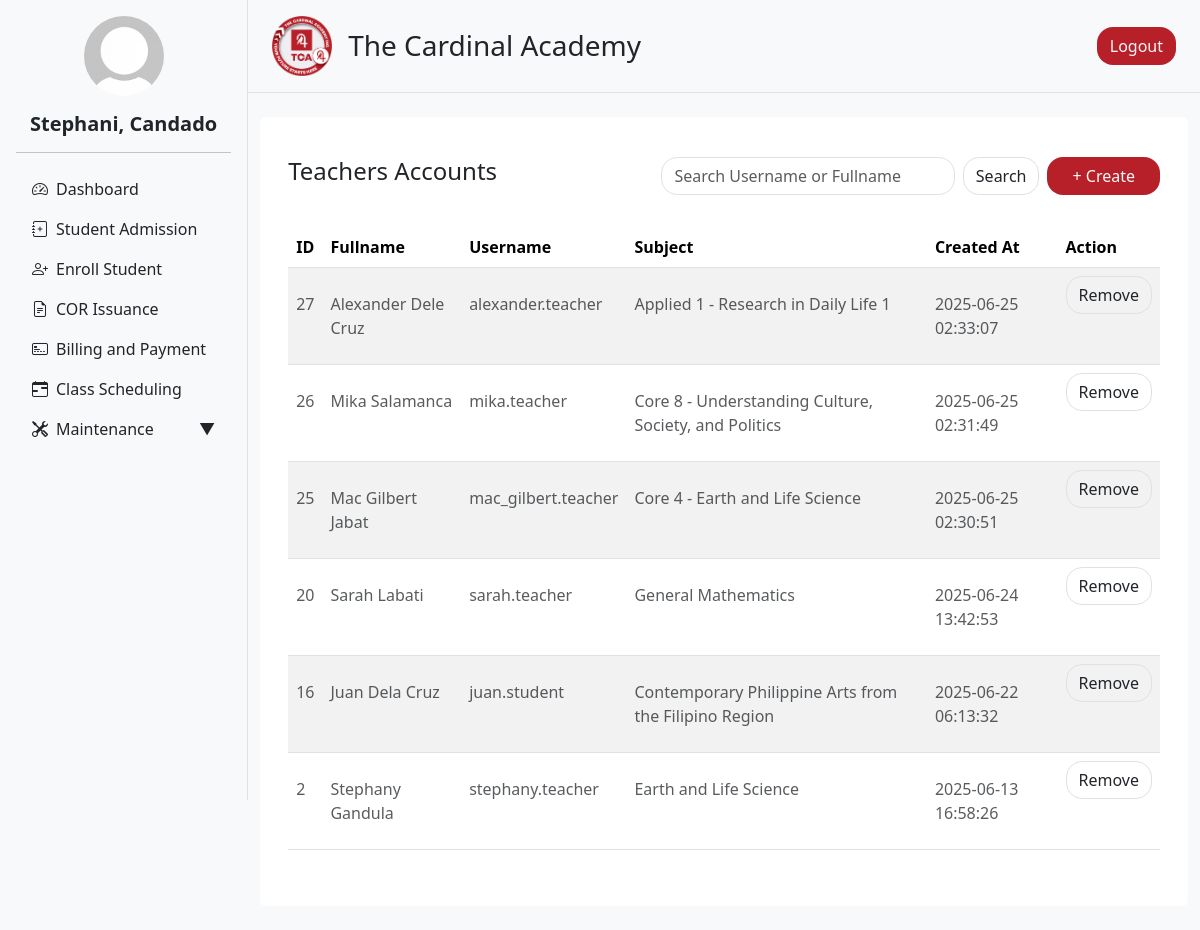
The page /admin/teacher.php?status=invalid_access (signed in) on the database its author committed.
### tables this page shows
CREATE TABLE `users` (
  `user_id` int(11) NOT NULL,
  `acc_type` enum('admin','teacher','parent','student') NOT NULL,
  `username` varchar(50) NOT NULL,
  `email` varchar(100) NOT NULL,
  `password` varchar(255) NOT NULL,
  `first_name` varchar(50) NOT NULL,
  `last_name` varchar(50) NOT NULL,
  `gender` enum('male','female','other') DEFAULT NULL,
  `birthdate` date DEFAULT NULL,
  `phone_number` varchar(20) DEFAULT NULL,
  `address` text DEFAULT NULL,
  `created_at` timestamp NOT NULL DEFAULT current_timestamp(),
  `updated_at` timestamp NOT NULL DEFAULT current_timestamp() ON UPDATE current_timestamp(),
  `profile` varchar(255) NOT NULL,
  `rfid` int(100) DEFAULT NULL,
  `enroll_id` int(11) NOT NULL,
  `acc_status` varchar(100) NOT NULL DEFAULT 'active',
  `subject` varchar(1000) DEFAULT NULL,
  `section_id` int(100) DEFAULT NULL
);

### admin/user_info.php (called while the page is built, shortened)
<?php
include '../db_connection.php';
function getUserInfo() {
    global $conn;
    $user_id = $_SESSION['user_id'];
    $sql = "SELECT first_name, last_name, profile FROM users WHERE user_id = ?";
    $stmt = $conn->prepare($sql);
    $stmt->bind_param("i", $user_id);
    $stmt->execute();
    $result = $stmt->get_result();
    $user = $result->fetch_assoc();
    $full_name = htmlspecialchars($user['first_name'] . ', ' . $user['last_name']);
    $profile_image = !empty($user['profile'])
        ? '../static/uploads/' . htmlspecialchars($user['profile'])
        : '../static/uploads/default_profile.jpg';
    return [
        'full_name' => $full_name,
        'profile_image' => $profile_image
    ];
}
?>

### admin/teacher.php (the view, shortened to what this page needs)
<?php include '../db_connection.php'; ?>
<?php
$limit = 10;
$page = isset($_GET['page']) && is_numeric($_GET['page']) ? (int) $_GET['page'] : 1;
$search = isset($_GET['search']) ? trim($_GET['search']) : '';
$offset = ($page - 1) * $limit;
$query = "SELECT
            user_id,
            CONCAT(first_name, ' ', last_name) AS fullname,
            username,
            created_at,
            subject
          FROM users
          WHERE acc_type = 'teacher' AND (
              username LIKE '%$search%'
              OR CONCAT(first_name, ' ', last_name) LIKE '%$search%'
          )
          ORDER BY created_at DESC
          LIMIT $limit OFFSET $offset";
$result = mysqli_query($conn, $query);
?>
<!DOCTYPE html>
<html lang="en">
<head>
  <?php include 'header.php'; ?>
</head>
<body>
<div class="d-flex flex-row bg-light">
  <?php include 'navigation.php'; ?>
  <div class="content flex-grow-1">
    <?php include 'nav_top.php'; ?>
    <div class="container my-4">
      <div class="row g-4">
        <div class="col-12">
          <div class="rounded p-3 bg-white">
            <div class="container my-4">
              <div class="row mb-3">
                <div class="col-12 col-md-5">
                  <h4>Teachers Accounts</h4>
                </div>
                <div class="col-12 col-md-7 d-flex justify-content-between align-items-center flex-wrap gap-2">
                  <form method="GET" action="" class="flex-grow-1">
                    <div class="input-group">
                      <input
                        class="form-control rounded rounded-4"
                        type="text"
                        name="search"
                        value="<?= htmlspecialchars($search ?? '') ?>"
                        placeholder="Search Username or Fullname"
                      >
                      <button class="btn border ms-2 rounded rounded-4" type="submit">Search</button>
                    </div>
                  </form>
                  <a href="create_teacher.php?nav_drop=true" class="btn bg-main text-light rounded rounded-4 px-4">
                    + Create
                  </a>
                </div>
                <div class="col-12 pt-3">
                </div>
              </div>
              <div class="table-responsive">
                <table class="table table-striped table-hover" style="cursor: pointer">
                  <thead>
                    <tr>
                      <th>ID</th>
                      <th>Fullname</th>
                      <th>Username</th>
                      <th>Subject</th>
                      <th>Created At</th>
                      <th>Action</th>
                    </tr>
                  </thead>
                  <tbody>
                    <?php if (mysqli_num_rows($result) > 0): ?>
                      <?php while ($row = mysqli_fetch_assoc($result)): ?>
                        <tr class="clickable-row" data-id="<?= $row['user_id'] ?>">
                          <td><p class="text-muted pt-3 pb-3 mb-0"><?= htmlspecialchars($row['user_id']) ?></p></td>
                          <td><p class="text-muted pt-3 pb-3 mb-0"><?= htmlspecialchars($row['fullname']) ?></p></td>
                          <td><p class="text-muted pt-3 pb-3 mb-0"><?= htmlspecialchars($row['username']) ?></p></td>
                          <td>
  <p class="text-muted pt-3 pb-3 mb-0">
    <?= !empty($row['subject']) ? htmlspecialchars($row['subject']) : 'No Subject Assign' ?>
  </p>
</td>
                          <td><p class="text-muted pt-3 pb-3 mb-0"><?= htmlspecialchars($row['created_at']) ?></p></td>
                          <td>
                            <a href="delete_teacher.php?id=<?= urlencode($row['user_id']) ?>"
                              class="btn border rounded rounded-4"
                              onclick="return confirm('Are you sure you want to remove this teacher?');">
                              Remove
                            </a>
                          </td>
                          </tr>
                      <?php endwhile; ?>
                    <?php else: ?>
                      <tr>
                        <td colspan="5"><p class="text-muted text-center pt-3 pb-3 mb-0">No student data available</p></td>
                      </tr>
                    <?php endif; ?>
                  </tbody>
                </table>
              </div>
            </div>
          </div>
        </div>
      </div>
    </div>
  </div>
</div>
</body>
</html>

### static/css/styles.css (style rules this page uses)
.content { width: 80%; }

### static/css/landing.css (style rules this page uses)
.bg-main { background-color: #b72029; }
body { margin: 0; padding: 0; height: 100%; }

### rows shown on the page
users: user_id "27", fullname "Alexander Dele Cruz", username "alexander.teacher", subject "Applied 1 - Research in Daily Life 1", created_at "2025-06-25 02:33:07"
users: user_id "26", fullname "Mika Salamanca", username "mika.teacher", subject "Core 8 - Understanding Culture, Society, and Politics", created_at "2025-06-25 02:31:49"
users: user_id "25", fullname "Mac Gilbert Jabat", username "mac_gilbert.teacher", subject "Core 4 - Earth and Life Science", created_at "2025-06-25 02:30:51"
users: user_id "20", fullname "Sarah Labati", username "sarah.teacher", subject "General Mathematics", created_at "2025-06-24 13:42:53"
users: user_id "16", fullname "Juan Dela Cruz", username "juan.student", subject "Contemporary Philippine Arts from the Filipino Region", created_at "2025-06-22 06:13:32"
users: user_id "2", fullname "Stephany Gandula", username "stephany.teacher", subject "Earth and Life Science", created_at "2025-06-13 16:58:26"

### other values the page prints
$full_name "Stephani, Candado"
